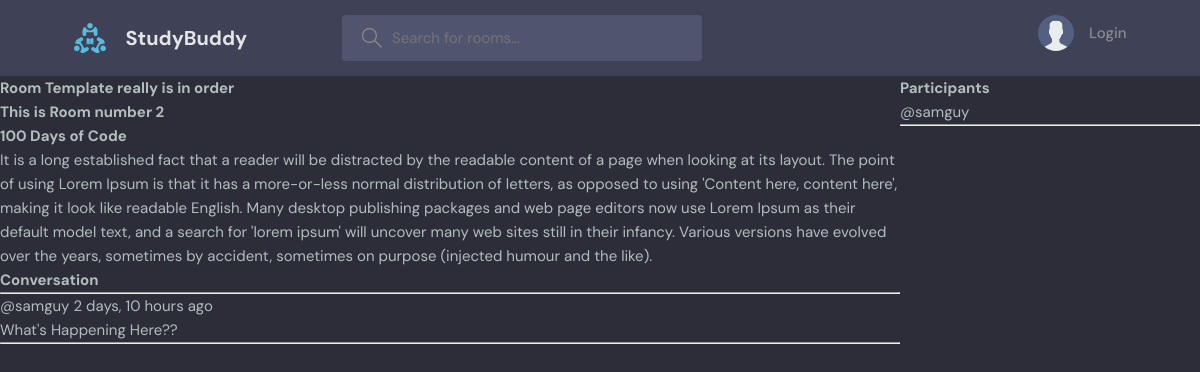
The app's page /room/2 with its own data.
### base/models.py (models this page shows, shortened)
class Room(models.Model):
    host = models.ForeignKey(User, on_delete=models.SET_NULL, null=True)
    topic = models.ForeignKey(Topic, on_delete=models.SET_NULL, null=True)
    name = models.CharField(max_length=200)
    description = models.TextField(null=True, blank=True)
    participants = models.ManyToManyField(User, related_name='participants', blank=True)
    updated = models.DateTimeField(auto_now=True)
    created = models.DateTimeField(auto_now_add=True)
    class Meta:
        ordering = ['-updated', '-created']

class Message(models.Model):
    user = models.ForeignKey(User, on_delete=models.CASCADE)
    room = models.ForeignKey(Room, on_delete=models.CASCADE)
    body = models.TextField()
    updated = models.DateTimeField(auto_now=True)
    created = models.DateTimeField(auto_now_add=True)
    class Meta:
        ordering = ['-updated', '-created']

### base/views.py (the view, shortened to what this page needs)
# urls.py: path('room/<str:pk>', views.room, name='room'),
def room(request, pk):
    room = Room.objects.get(id=pk)
    room_messages = room.message_set.all().order_by('-created')
    participants = room.participants.all()
    context = {'room': room, 'room_messages': room_messages, 'participants': participants}
    return render(request, 'base/room.html', context)

### base/templates/base/room.html (shortened to what this page needs)
{% extends 'main.html' %}
{% block content %}
<div class="room-container">
    <div>
        <h1>Room Template really is in order</h1>
        <h3>This is Room number {{ room.id }}</h3>
        <h2>{{ room.name }}</h2>
        <p>{{ room.description }}</p>
        <div class="comment-wrapper">
            <h2>Conversation</h2>
            <hr>
            {% for message in room_messages %}
                <div>
                    <small>@{{ message.user }}  {{ message.created|timesince }} ago</small>
                    <p>{{ message.body }}</p>
                    <hr>
                </div>
            {% endfor %}
        </div>
    </div>
    <div>
        <h2>Participants</h2>
        {% for user in participants %}
            <div>
                <p>@{{ user.username }}</p>
            </div>
        {% endfor %}
        <hr>
    </div>
</div>
{% endblock content %}

### static/styles/style.css (style rules this page uses)
:root { --color-main: #71c6dd; --color-main-light: #e1f6fb; --color-dark: #3f4156; --color-dark-medium: #51546e; --color-dark-light: #696d97; --color-light: #e5e5e5; --color-gray: #8b8b8b; --color-light-gray: #b2bdbd; --color-bg: #2d2d39; --color-success: #5dd693; --color-error: #fc4b0b; }
* { font-family: "DM Sans", -apple-system, BlinkMacSystemFont, "Segoe UI", Roboto, Oxygen, Ubuntu, Cantarell, "Open Sans", "Helvetica Neue", sans-serif; margin: 0; padding: 0; box-sizing: border-box; text-rendering: optimizeLegibility; font-size: inherit; }
html { font-size: 56.25%; }
@media only screen and (min-width: 1200px) { html { font-size: 62.5%; } }
body { line-height: 1.6; font-weight: 400; font-size: 1.5rem; color: var(--color-light-gray); background-color: var(--color-bg); min-height: 100vh; }

### base/templates/base/room.html (style rules this page uses)
.room-container { display: grid; grid-template-columns: 3fr 1fr; }

### records on screen
Room: id "2", name "100 Days of Code", description "It is a long established fact that a reader will be distracted by the readable content of a page when looking at its layout. The point of using Lorem Ipsum is that it has a more-or-less normal distribution of letters, as opposed to using 'Content here, content here', making it look like readable English. Many desktop publishing packages and web page editors now use Lorem Ipsum as their default model text, and a search for 'lorem ipsum' will uncover many web sites still in their infancy. Various versions have evolved over the years, sometimes by accident, sometimes on purpose (injected humour and the like)."
Message: user "samguy", created "2 days, 10 hours", body "What's Happening Here??"

### other values on screen
{{ user.username }} "samguy"
